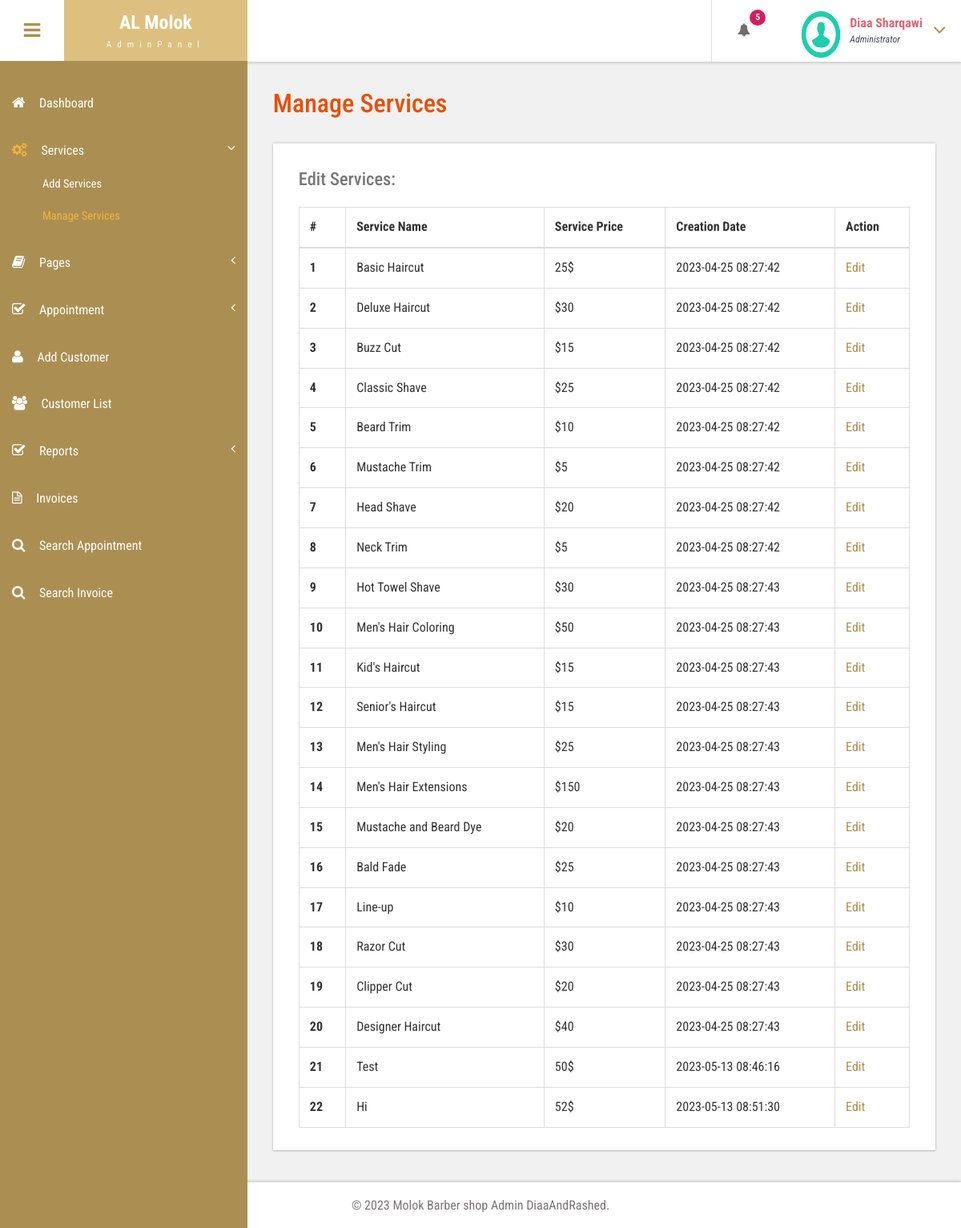
The app's page /DashBoard/manage-services.php (signed in) with its own data.
### tables this page shows
CREATE TABLE `tblservices` (
  `ID` int(10) NOT NULL,
  `ServiceName` varchar(200) DEFAULT NULL,
  `Cost` varchar(10) DEFAULT NULL,
  `CreationDate` timestamp NULL DEFAULT current_timestamp()
);

### DashBoard/manage-services.php (the view, shortened to what this page needs)
<?php
include('includes/dbconnection.php');
if (strlen($_SESSION['bpmsaid']==0)) {
  header('location:logout.php');
  } else{
  ?>
<!DOCTYPE HTML>
<html>
<head>
<link href="css/bootstrap.css" rel='stylesheet' type='text/css' />
<link href="css/style.css" rel='stylesheet' type='text/css' />
<link href="css/font-awesome.css" rel="stylesheet">
<link href="css/animate.css" rel="stylesheet" type="text/css" media="all">
<link href="css/custom.css" rel="stylesheet">
</head>
<body class="cbp-spmenu-push">
	<div class="main-content">
		 <?php include_once('includes/sidebar.php');?>
		 <?php include_once('includes/header.php');?>
		<div id="page-wrapper">
			<div class="main-page">
				<div class="tables">
					<h3 class="title1">Manage Services</h3>
					<div class="table-responsive bs-example widget-shadow">
						<h4>Edit Services:</h4>
						<table class="table table-bordered"> <thead> <tr> <th>#</th> <th>Service Name</th> <th>Service Price</th> <th>Creation Date</th><th>Action</th> </tr> </thead> <tbody>
<?php
$ret=mysqli_query($con,"select *from  tblservices");
$cnt=1;
while ($row=mysqli_fetch_array($ret)) {
?>
						 <tr> <th scope="row"><?php echo $cnt;?></th> <td><?php  echo $row['ServiceName'];?></td> <td><?php  echo $row['Cost'];?></td><td><?php  echo $row['CreationDate'];?></td> <td><a href="edit-services.php?editid=<?php echo $row['ID'];?>">Edit</a></td> </tr>   <?php
$cnt=$cnt+1;
}?></tbody> </table>
					</div>
				</div>
			</div>
		</div>
		 <?php include_once('includes/footer.php');?>
	</div>
</body>
</html>
<?php }  ?>

### DashBoard/includes/sidebar.php (shortened to what this page needs)
<div class=" sidebar" role="navigation">
          <div class="navbar-collapse">
      <nav class="cbp-spmenu cbp-spmenu-vertical cbp-spmenu-left" id="cbp-spmenu-s1">
        <ul class="nav" id="side-menu">
          <li>
            <a href="dashboard.php"><i class="fa fa-home nav_icon"></i>Dashboard</a>
          </li>
          <li>
            <a href="add-services.php"><i class="fa fa-cogs nav_icon"></i>Services<span class="fa arrow"></span> </a>
            <ul class="nav nav-second-level collapse">
              <li>
                <a href="add-services.php">Add Services</a>
              </li>
              <li>
                <a href="manage-services.php">Manage Services</a>
              </li>
            </ul>
          </li>
          <li class="">
            <a href="about-us.php"><i class="fa fa-book nav_icon"></i>Pages <span class="fa arrow"></span></a>
          </li>
          <li>
            <a href="all-appointment.php"><i class="fa fa-check-square-o nav_icon"></i>Appointment<span class="fa arrow"></span></a>
          </li>
          <li>
            <a href="add-customer.php" class="chart-nav"><i class="fa fa-user nav_icon"></i>Add Customer</a>
          </li>
           <li>
            <a href="customer-list.php" class="chart-nav"><i class="fa fa-users nav_icon"></i>Customer List</a>
          </li>
            <li>
            <a href="#"><i class="fa fa-check-square-o nav_icon"></i>Reports<span class="fa arrow"></span></a>
          </li>
  <li>
            <a href="invoices.php" class="chart-nav"><i class="fa fa-file-text-o nav_icon"></i>Invoices</a>
          </li>
          <li>
            <a href="search-appointment.php" class="chart-nav"><i class="fa fa-search nav_icon"></i>Search Appointment</a>
          </li>
          <li>
            <a href="search-invoices.php" class="chart-nav"><i class="fa fa-search nav_icon"></i>Search Invoice</a>
          </li>
        </ul>
      </nav>
    </div>
  </div>

### DashBoard/includes/header.php (shortened to what this page needs)
<div class="sticky-header header-section ">
      <div class="header-left">
        <button id="showLeftPush"><i class="fa fa-bars"></i></button>
        <div class="logo">
          <a href="../Home/index.php">
            <h1>AL Molok</h1>
            <span>AdminPanel</span>
          </a>
        </div>
        <div class="clearfix"> </div>
      </div>
      <div class="header-right">
        <div class="profile_details_left">
          <ul class="nofitications-dropdown">
            <?php
$ret1=mysqli_query($con,"select ID,Name from  tblappointment where Status=''");
$num=mysqli_num_rows($ret1);
?>
            <li class="dropdown head-dpdn">
              <a href="#" class="dropdown-toggle" data-toggle="dropdown" aria-expanded="false"><i class="fa fa-bell"></i><span class="badge blue"><?php echo $num;?></span></a>
            </li>
          </ul>
          <div class="clearfix"> </div>
        </div>
        <div class="profile_details">
        <?php
$adid=$_SESSION['bpmsaid'];
$ret=mysqli_query($con,"select AdminName from tbladmin where ID='$adid'");
$row=mysqli_fetch_array($ret);
$name=$row['AdminName'];
?>
          <ul>
            <li class="dropdown profile_details_drop">
              <a href="#" class="dropdown-toggle" data-toggle="dropdown" aria-expanded="false">
                <div class="profile_img">
                  <span class="prfil-img"><img src="images/download (1).png" alt="" width="50" height="60"> </span>
                  <div class="user-name">
                    <p><?php echo $name; ?></p>
                    <span>Administrator</span>
                  </div>
                  <i class="fa fa-angle-down lnr"></i>
                  <div class="clearfix"></div>
                </div>
              </a>
            </li>
          </ul>
        </div>
      </div>
      <div class="clearfix"> </div>
    </div>

### DashBoard/includes/footer.php
<div class="footer">
   <p>&copy; 2023 Molok Barber shop Admin DiaaAndRashed.</p>
</div>

### DashBoard/css/custom.css (style rules this page uses)
#page-wrapper { padding:7em 2em 2.5em; background-color: #F1F1F1; }
.sidebar .arrow { float: right; }
.sidebar .fa.arrow:before { content: "\f104"; }
.sidebar .active>a>.fa.arrow:before { content: "\f107"; }
.sidebar .nav-second-level li, .sidebar .nav-third-level li { border-bottom: 0!important; margin-bottom: 0; }
.sidebar .nav-second-level li a { padding-left: 53px; font-size: .9em; }

### records on screen
tblservices: ServiceName "Basic Haircut", Cost "25$", CreationDate "2023-04-25 08:27:42"
tblservices: ServiceName "Deluxe Haircut", Cost "$30", CreationDate "2023-04-25 08:27:42"
tblservices: ServiceName "Buzz Cut", Cost "$15", CreationDate "2023-04-25 08:27:42"
tblservices: ServiceName "Classic Shave", Cost "$25", CreationDate "2023-04-25 08:27:42"
tblservices: ServiceName "Beard Trim", Cost "$10", CreationDate "2023-04-25 08:27:42"
tblservices: ServiceName "Mustache Trim", Cost "$5", CreationDate "2023-04-25 08:27:42"
tblservices: ServiceName "Head Shave", Cost "$20", CreationDate "2023-04-25 08:27:42"
tblservices: ServiceName "Neck Trim", Cost "$5", CreationDate "2023-04-25 08:27:42"
tblservices: ServiceName "Hot Towel Shave", Cost "$30", CreationDate "2023-04-25 08:27:43"
tblservices: ServiceName "Men's Hair Coloring", Cost "$50", CreationDate "2023-04-25 08:27:43"
tblservices: ServiceName "Kid's Haircut", Cost "$15", CreationDate "2023-04-25 08:27:43"
tblservices: ServiceName "Senior's Haircut", Cost "$15", CreationDate "2023-04-25 08:27:43"
tblservices: ServiceName "Men's Hair Styling", Cost "$25", CreationDate "2023-04-25 08:27:43"
tblservices: ServiceName "Men's Hair Extensions", Cost "$150", CreationDate "2023-04-25 08:27:43"
tblservices: ServiceName "Mustache and Beard Dye", Cost "$20", CreationDate "2023-04-25 08:27:43"
tblservices: ServiceName "Bald Fade", Cost "$25", CreationDate "2023-04-25 08:27:43"
tblservices: ServiceName "Line-up", Cost "$10", CreationDate "2023-04-25 08:27:43"
tblservices: ServiceName "Razor Cut", Cost "$30", CreationDate "2023-04-25 08:27:43"
tblservices: ServiceName "Clipper Cut", Cost "$20", CreationDate "2023-04-25 08:27:43"
tblservices: ServiceName "Designer Haircut", Cost "$40", CreationDate "2023-04-25 08:27:43"
tblservices: ServiceName "Test", Cost "50$", CreationDate "2023-05-13 08:46:16"
tblservices: ServiceName "Hi", Cost "52$", CreationDate "2023-05-13 08:51:30"

### other values on screen
$num "5"
$name "Diaa Sharqawi"
